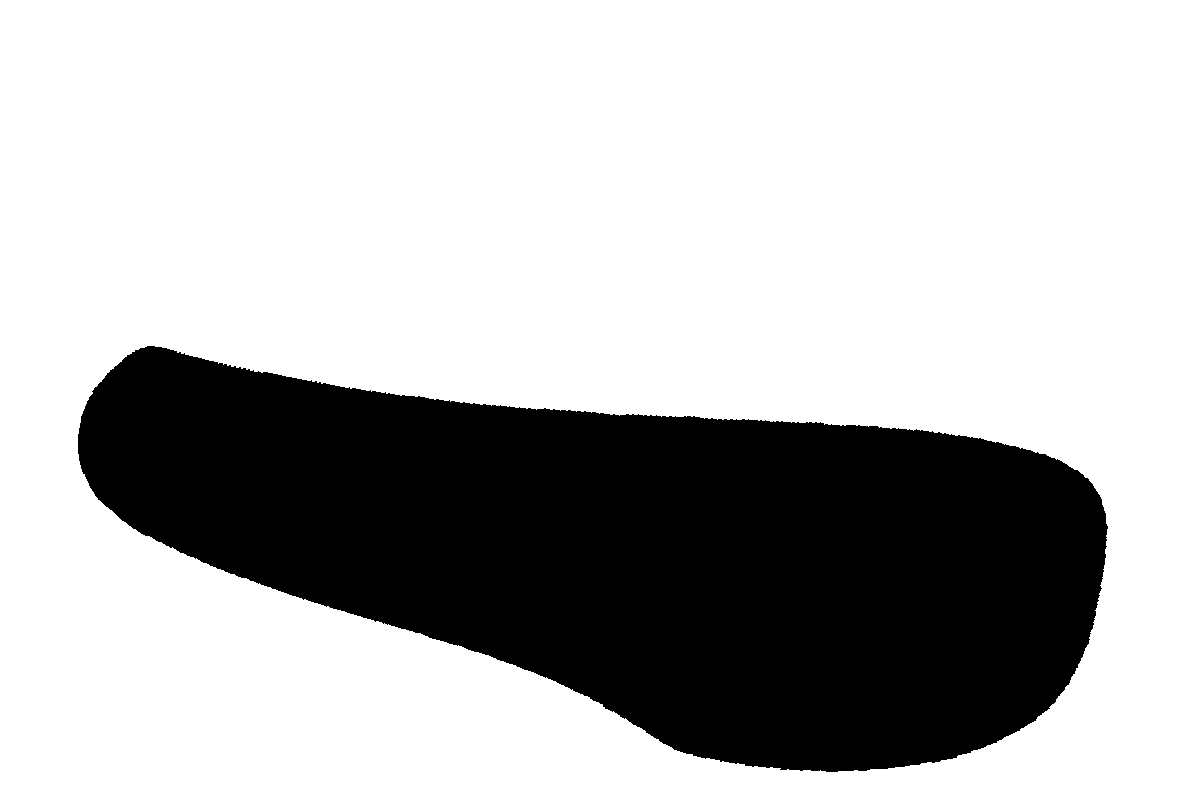
#> input picture hw7_release/old_shad.png, 1196 x 812 px
$ jupyter execute Untitled.ipynb
#> lines starting #> are read from the running program, lines starting #| are printed output that depends on the picture
[cell 1]
import cv2
from PIL import Image
from matplotlib import pyplot as plt

[cell 2]
path = 'old_shad.png'
orig_mask = cv2.imread(path, cv2.IMREAD_UNCHANGED)[..., 3]
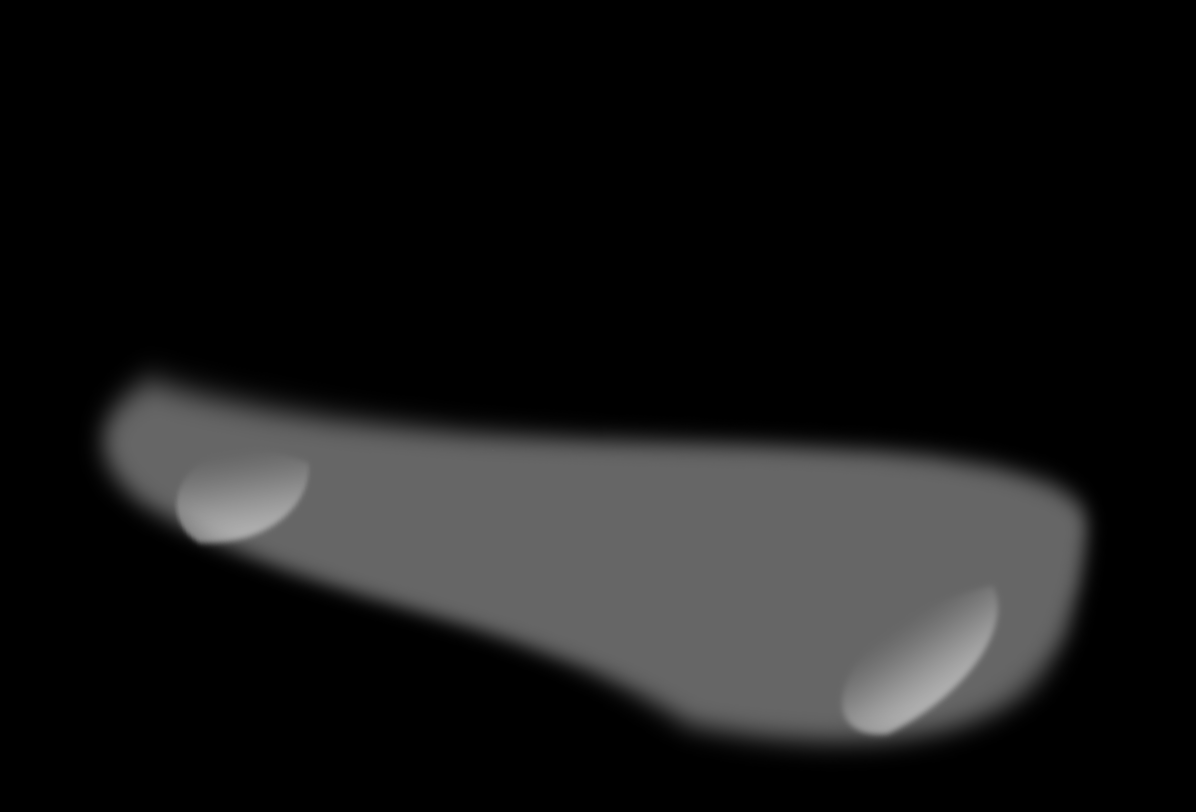
#> orig_mask: shape (812, 1196); min 0, max 173, mean 22.9
# orig_mask = orig_mask / 255
print(orig_mask.shape)
#| (812, 1196)
plt.imshow(orig_mask)
